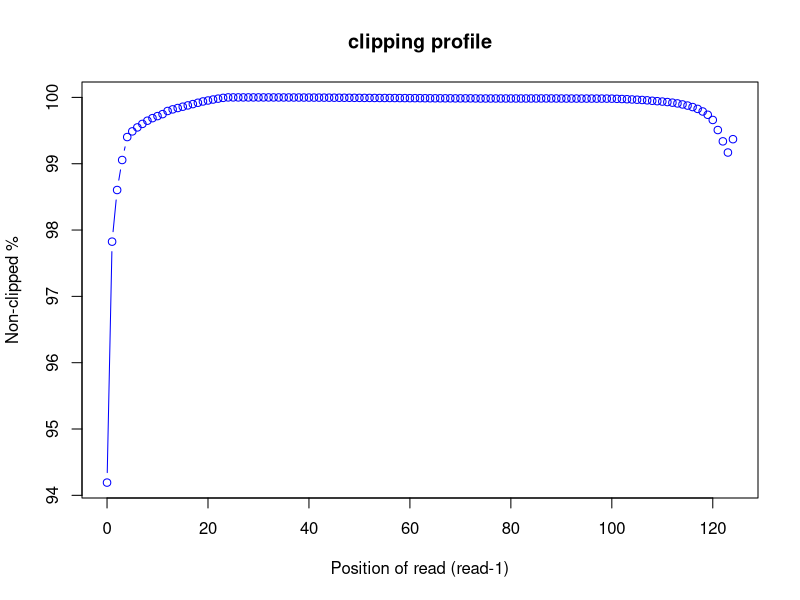
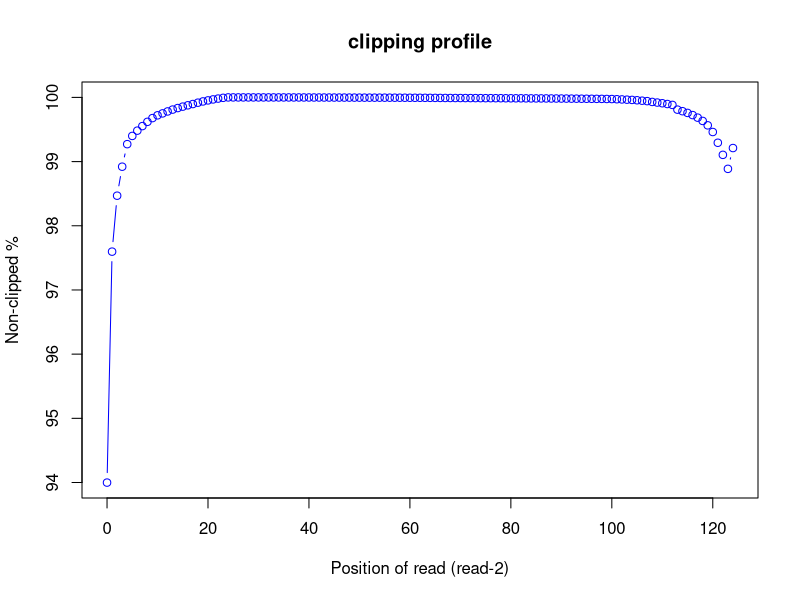

Write R code to recreate these figures, in order.
pdf("/home/genetics/HW1/mapped_data_quality/SRR11647703.clipping_profile.R1.pdf")
read_pos=c(0,1,2,3,4,5,6,7,8,9,10,11,12,13,14,15,16,17,18,19,20,21,22,23,24,25,26,27,28,29,30,31,32,33,34,35,36,37,38,39,40,41,42,43,44,45,46,47,48,49,50,51,52,53,54,55,56,57,58,59,60,61,62,63,64,65,66,67,68,69,70,71,72,73,74,75,76,77,78,79,80,81,82,83,84,85,86,87,88,89,90,91,92,93,94,95,96,97,98,99,100,101,102,103,104,105,106,107,108,109,110,111,112,113,114,115,116,117,118,119,120,121,122,123,124)
r1_clip_count=c(1008760.0,377748.0,242513.0,163931.0,103824.0,88969.0,78599.0,69400.0,61023.0,54294.0,48945.0,43779.0,35528.0,31326.0,27783.0,24341.0,20953.0,17505.0,14016.0,10607.0,8095.0,5553.0,3233.0,1187.0,0,1.0,4.0,6.0,13.0,19.0,27.0,30.0,48.0,69.0,101.0,137.0,179.0,222.0,267.0,335.0,378.0,441.0,510.0,580.0,662.0,754.0,870.0,920.0,1003.0,1091.0,1214.0,1300.0,1357.0,1445.0,1544.0,1531.0,1584.0,1652.0,1772.0,1819.0,1958.0,1992.0,2034.0,2176.0,2272.0,2338.0,2351.0,2404.0,2388.0,2551.0,2522.0,2496.0,2482.0,2681.0,2861.0,2812.0,2809.0,2788.0,2826.0,2800.0,2806.0,2809.0,2847.0,2809.0,2761.0,2738.0,2711.0,2677.0,2706.0,2797.0,2856.0,2922.0,2927.0,2985.0,3030.0,3033.0,3018.0,3119.0,3075.0,3139.0,3253.0,3698.0,4208.0,4764.0,5388.0,6003.0,6715.0,7635.0,8819.0,9861.0,10888.0,12155.0,13752.0,15733.0,18403.0,21371.0,25258.0,30084.0,36835.0,45467.0,59052.0,85427.0,115081.0,144331.0,109419.0)
r1_nonclip_count = 17368672 - r1_clip_count
plot(read_pos, r1_nonclip_count*100/(r1_clip_count + r1_nonclip_count),col="blue",main="clipping profile",xlab="Position of read (read-1)",ylab="Non-clipped %",type="b")
dev.off()
pdf("/home/genetics/HW1/mapped_data_quality/SRR11647703.clipping_profile.R2.pdf")
read_pos=c(0,1,2,3,4,5,6,7,8,9,10,11,12,13,14,15,16,17,18,19,20,21,22,23,24,25,26,27,28,29,30,31,32,33,34,35,36,37,38,39,40,41,42,43,44,45,46,47,48,49,50,51,52,53,54,55,56,57,58,59,60,61,62,63,64,65,66,67,68,69,70,71,72,73,74,75,76,77,78,79,80,81,82,83,84,85,86,87,88,89,90,91,92,93,94,95,96,97,98,99,100,101,102,103,104,105,106,107,108,109,110,111,112,113,114,115,116,117,118,119,120,121,122,123,124)
r2_clip_count=c(1042355.0,417350.0,265971.0,187504.0,126497.0,104248.0,89936.0,77632.0,66111.0,55972.0,48479.0,43238.0,37974.0,32944.0,28803.0,24953.0,21370.0,17920.0,14287.0,10876.0,8091.0,5454.0,3156.0,1125.0,0,1.0,3.0,5.0,10.0,18.0,22.0,27.0,39.0,48.0,61.0,61.0,74.0,98.0,114.0,148.0,164.0,212.0,239.0,281.0,310.0,355.0,391.0,436.0,477.0,530.0,585.0,621.0,637.0,664.0,678.0,689.0,723.0,783.0,819.0,877.0,963.0,1002.0,1043.0,1124.0,1235.0,1319.0,1450.0,1539.0,1616.0,1679.0,1703.0,1778.0,1821.0,1894.0,1989.0,2064.0,2072.0,2139.0,2202.0,2313.0,2392.0,2413.0,2441.0,2548.0,2660.0,2697.0,2719.0,2775.0,2899.0,2972.0,3054.0,3169.0,3288.0,3398.0,3524.0,3658.0,3744.0,3917.0,3983.0,4231.0,4414.0,4942.0,5482.0,6112.0,6770.0,7720.0,8900.0,10057.0,12242.0,13933.0,15777.0,17862.0,20295.0,33115.0,37315.0,41927.0,47815.0,54739.0,63664.0,75586.0,93622.0,122739.0,155443.0,193317.0,137002.0)
r2_nonclip_count = 17368672 - r2_clip_count
plot(read_pos, r2_nonclip_count*100/(r2_clip_count + r2_nonclip_count),col="blue",main="clipping profile",xlab="Position of read (read-2)",ylab="Non-clipped %",type="b")
dev.off()
